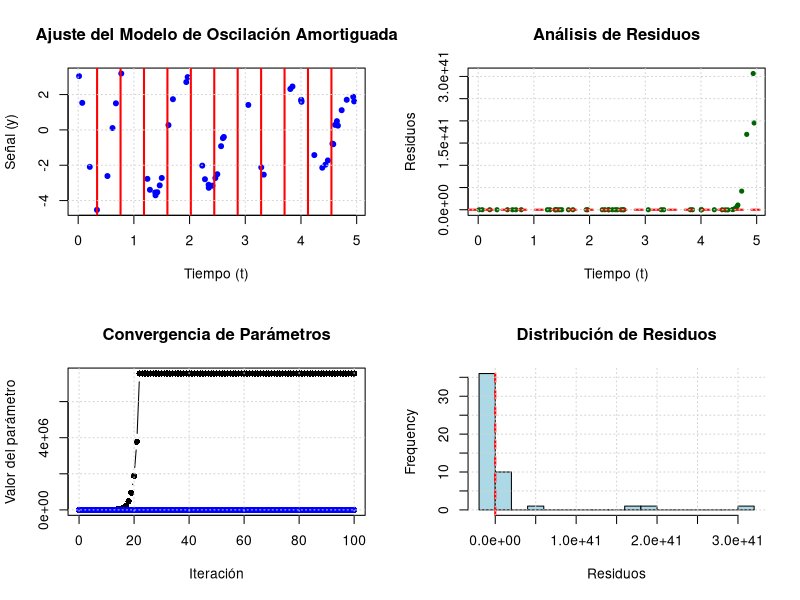

Reproduce this figure in R.
modelo <- function(A, landa, w, teta, t) {
  
  A * exp(-landa * t) * cos(w * t + teta)
}


funcion_Objetivo <- function(beta, t_data, y_data) {
  
  # parametros
  A <- beta[1]
  landa <- beta[2]
  w <- beta[3]
  teta <- beta[4]
  #---------------------------------------------------------------------
  # Nuevo Y o prediccion de Y
  y_pred <- A * exp(-landa * t_data) * cos(w * t_data + teta)
  #----------------------------------------
  #
  sum((y_data - y_pred)^2)
}

calcular_jacobiana <- function(beta, t_data) {
  
  # Parametros
  A <- beta[1]
  landa <- beta[2]
  w <- beta[3]
  teta <- beta[4]
  #---------------------------------------------------------------------
  # Cuantos datos hay en t_data ( un "Len" de python)
  n <- length(t_data)
  #---------------------------------------------------------------------
  # Creacion de la matriz jacobiana 
  J <- matrix(0, nrow = n, ncol = 4)
  
  for(i in 1:n) {
    # rescribiendo t e Y
    t <- t_data[i]
    #-------------------------------------------------------------------
    # Predicción
    exp_term <- exp(-landa * t)
    cos_term <- cos(w * t + teta)
    sin_term <- sin(w * t + teta)
    
    #-------------------------------------------------------------------
    # Derivadas parciales respecto a cada parámetro
    J[i, 1] <- -exp_term * cos_term              #deribada de J segun A
    J[i, 2] <- A * t * exp_term * cos_term       #deribada de J segun landa
    J[i, 3] <- A * exp_term * sin_term * t       #deribada de J segun W
    J[i, 4] <- A * exp_term * sin_term           #deribada de J segun Teta
    
  }  
  return(J)
}

calcular_r <- function(beta, t_data, y_data) {
  A <- beta[1]
  landa <- beta[2]
  w <- beta[3]
  teta <- beta[4]
  
  # Predicciones del modelo
  y_pred <- A * exp(-landa * t_data) * cos(w * t_data + teta)
  
  # Vector de residuos
  r <- y_data - y_pred
  
  return(r)
}

gradiente <- function(beta, t_data, y_data) {
  # Calcular Jacobiana y residuos
  J <- calcular_jacobiana(beta, t_data)
  r <- calcular_r(beta, t_data, y_data)
  
  # Gradiente: ∇S(β) = -2·J^T·r
  grad <- -2 * t(J) %*% r
  
  # Convertir matriz (4×1) a vector
  return(as.vector(grad))
}

hessiana <- function(beta, t_data, y_data) {
  # Calcular Jacobiana
  J <- calcular_jacobiana(beta, t_data)
  
  # Hessiana aproximada: H ≈ 2·J^T·J
  H <- 2 * t(J) %*% J
  
  return(H)
}

# Método de Newton
newton <- function(beta_0, t_data, y_data, tol = 1e-6, max_iter = 100) {
  beta <- beta_0
  historial <- matrix(NA, nrow = max_iter + 1, ncol = 5)
  colnames(historial) <- c("iter", "A", "landa", "w", "teta")
  
  historial[1, ] <- c(0, beta)
  
  for(k in 1:max_iter) {
    grad <- gradiente(beta, t_data, y_data)
    H <- hessiana(beta, t_data, y_data)
    
    # Resolver H * delta = -grad
    delta <- tryCatch({
      solve(H, -grad)
    }, error = function(e) {
      # Si la Hessiana es singular (signo incorrecto), usar pseudo-inversa
      MASS::ginv(H) %*% (-grad)      #ginv genera la seudo-inversa
    })
    
    beta_nuevo <- beta + delta
    historial[k + 1, ] <- c(k, beta_nuevo)
    
    # Criterio de convergencia
    if(norm(delta, type = "2") < tol) {
      cat("Convergencia alcanzada en", k, "iteraciones\n")
      return(list(
        beta = beta_nuevo,
        valor_f = funcion_Objetivo(beta_nuevo, t_data, y_data),
        iteraciones = k,
        historial = historial[1:(k+1), ]
      ))
    }
    
    beta <- beta_nuevo
  }
  
  cat("Máximo de iteraciones alcanzado\n")
  return(list(
    beta = beta,
    valor_f = funcion_Objetivo(beta_nuevo, t_data, y_data),
    iteraciones = max_iter,
    historial = historial
  ))
}
#---------------------------------------------------------------------
#INT MAIN () 
# datos iniciales
set.seed(123)
A_real <- 5
landa_real <- 0.2
w_real <- 2*pi
teta_real <- pi/4
#---------------------------------------------------------------------
# Base de datos
t_data <- c(0.01585558, 0.07313676, 0.20858986, 0.33697873, 0.52537301, 0.6164369,
            0.67744082, 0.77372499, 1.24299318, 1.28798218, 1.38339642, 1.38848687,
            1.42076869, 1.46404696, 1.50057502, 1.62121603, 1.70114607, 1.94117773,
            1.96511879, 2.22784082, 2.27602643, 2.34135203, 2.34449634, 2.41064538,
            2.46308469, 2.49806005, 2.56570644, 2.59826844, 2.61573859, 3.05457166,
            3.28683793, 3.33196052, 3.80886595, 3.84728936, 4.00492237, 4.00529043,
            4.01024845, 4.23964951, 4.38247821, 4.43925851, 4.48290057, 4.56513696,
            4.58015693, 4.61305888, 4.64543839, 4.6630282, 4.73071767, 4.82119210,
            4.93766455, 4.95449219)

y_data <- c(3.30604951, 1.63304262, -2.46669298, -4.67216227, 
            -2.65183759, -0.11931208, 1.58435298, 3.20604040, -2.25300509, 
            -3.43019723, -4.02265257, -3.46359790, -3.36545235, -2.97468372, 
            -2.74451778, 0.12791535, 1.61615275, 2.82364845, 2.71400979, 
            -2.18062097, -2.39741066, -2.82599835, -3.27902725, -3.04151353, 
            -2.52012235, -2.40448523, -0.90204355, -0.69802758, -0.45049201, 
            0.99303212, -2.27801465, -2.64637196, 2.37675322, 2.28167791, 
            1.25167305, 1.60197788, 1.19320954, -1.10650603, -2.31930834, 
            -1.98134768, -1.55041113, -0.89272659, -0.75329989, -0.09842116, 
            -0.05934957, 0.67373312, 0.93814889, 1.54737425, 1.69100012,
            1.18712468)

#-----------------------------------------------------------------------
#PRUEBA
y_data <- modelo(5, 0.2, 2*pi, pi/4, t_data) + rnorm(50, 0, 0.2)
#-----------------------------------------------------------------------
# Valores iniciales c(A, Landa, W, Teta)
beta0 <- c(4.5, 0.3, 6.0, 0.5)
# Ejecutar método de Newton
resultado <- newton(beta0, t_data, y_data)
#-----------------------------------------------------------------------
# VISUALIZACIÓN DE RESULTADOS
par(mfrow = c(2, 2))

# 1. Ajuste del modelo
plot(t_data, y_data, pch = 20, col = "blue", cex = 1.2,
     xlab = "Tiempo (t)", ylab = "Señal (y)", 
     main = "Ajuste del Modelo de Oscilación Amortiguada")
t_plot <- seq(min(t_data), max(t_data), length.out = 200)

y_ajustado <- modelo(resultado$beta[1], resultado$beta[2], 
                     resultado$beta[3], resultado$beta[4], t_plot)

lines(t_plot, y_ajustado, col = "red", lwd = 2)

#legend("topright", legend = c("Datos experimentales", "Modelo ajustado"), 
#       col = c("blue", "red"), pch = c(20, NA), lty = c(NA, 1), lwd = c(1, 2))
grid()
#-----------------------------------------------------------------------
# 2. Residuos
y_pred_final <- modelo(resultado$beta[1], resultado$beta[2], 
                       resultado$beta[3], resultado$beta[4], t_data)

residuos <- y_data - y_pred_final

plot(t_data, residuos, pch = 20, col = "darkgreen",
     xlab = "Tiempo (t)", ylab = "Residuos", 
     main = "Análisis de Residuos")

abline(h = 0, col = "red", lty = 2, lwd = 2)

grid()
#-----------------------------------------------------------------------
# 3. Convergencia de parámetros
hist <- resultado$historial
iter_seq <- hist[, "iter"]

plot(iter_seq, hist[, "A"], type = "b", col = "black", pch = 16,
     xlab = "Iteración", ylab = "Valor del parámetro",
     main = "Convergencia de Parámetros", 
     ylim = range(hist[, 2:5], na.rm = TRUE))

lines(iter_seq, hist[, "landa"], type = "b", col = "red", pch = 16)

lines(iter_seq, hist[, "w"], type = "b", col = "green", pch = 16)

lines(iter_seq, hist[, "teta"], type = "b", col = "blue", pch = 16)

#legend("right", legend = c("A", "landa", "W", "teta"),col = 1:4, 
#       lty = 1, pch = 16, cex = 1)
grid()
#-----------------------------------------------------------------------
# 4. Histograma de residuos
hist(residuos, breaks = 15, col = "lightblue", border = "black",
     xlab = "Residuos", main = "Distribución de Residuos")
abline(v = 0, col = "red", lwd = 2, lty = 2)
grid()
#-----------------------------------------------------------------------
# Estadísticas adicionales
cat("\n=== ESTADÍSTICAS ADICIONALES ===\n")
cat("Error cuadrático medio (MSE):", mean(residuos^2), "\n")
cat("Raíz del error cuadrático medio (RMSE):", sqrt(mean(residuos^2)), "\n")
cat("Desviación estándar de residuos:", sd(residuos), "\n")

#-----------------------------------------------------------------------

cat("\n=== RESULTADOS ===\n")
cat("A obtenido     =",resultado$beta[1],"   y A buscado    =",A_real,"\n")
cat("Landa obtenido =",resultado$beta[2],"   y Landa buscad =",landa_real,"\n")
cat("W obtenido     =",resultado$beta[3],"  y W buscado    =",w_real,"\n")
cat("teta obtenido  =",resultado$beta[4],"   y teta buscado =",teta_real,"\n")
cat("Iteraciones necesarias = ",resultado$iteraciones,"\n")
cat("Valor de la Funcion(β) =", resultado$valor_f, "\n")
